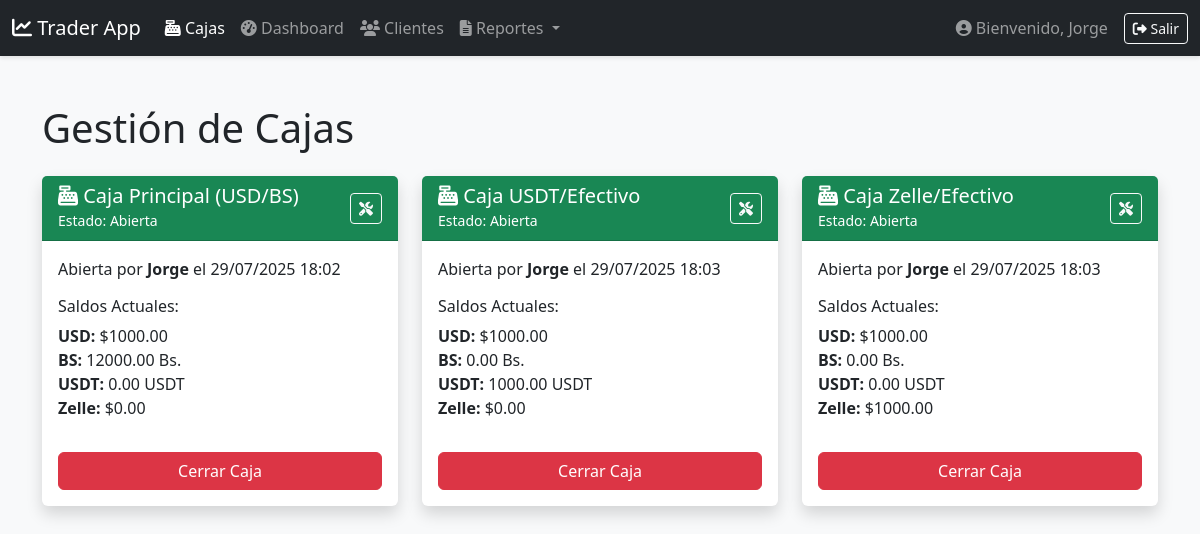
Page /vaults/ (signed in) on the earlier database version.
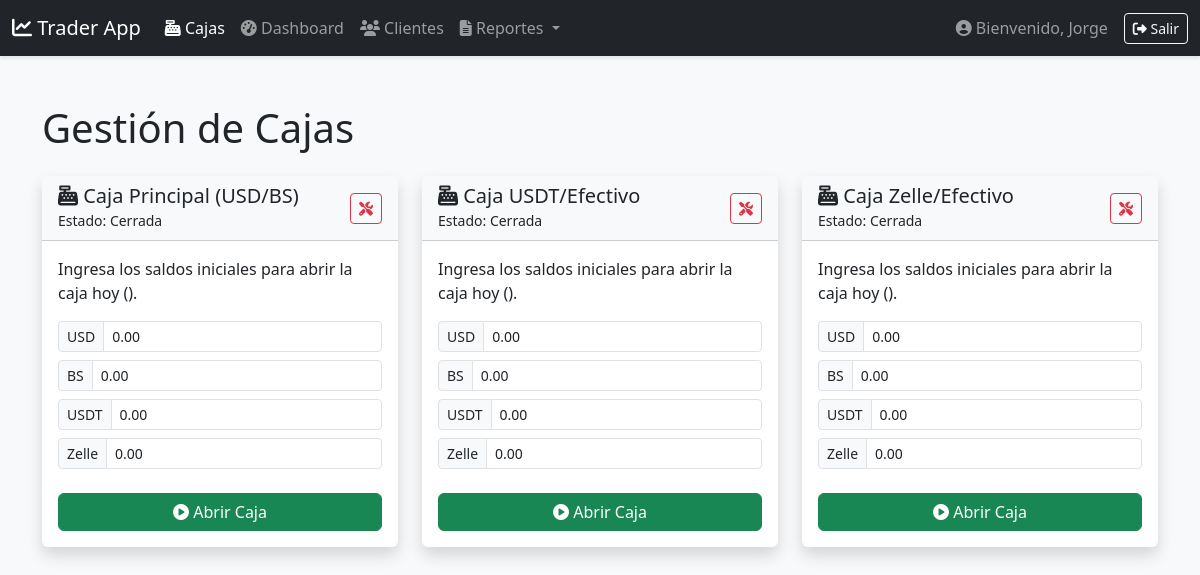
Same page on the later database version.
### exchange/models.py (models this page shows, shortened)
class CashVault(models.Model):
    name = models.CharField(max_length=100, unique=True)
    balance_usd = models.DecimalField(max_digits=12, decimal_places=2, default=0.00, verbose_name="Saldo USD (Efectivo)")
    balance_bs = models.DecimalField(max_digits=12, decimal_places=2, default=0.00, verbose_name="Saldo Bolívares")
    balance_usdt = models.DecimalField(max_digits=12, decimal_places=2, default=0.00, verbose_name="Saldo USDT")
    balance_zelle = models.DecimalField(max_digits=12, decimal_places=2, default=0.00, verbose_name="Saldo Zelle")

class VaultSession(models.Model):
    vault = models.ForeignKey(CashVault, on_delete=models.CASCADE, related_name='sessions')
    date = models.DateField(verbose_name="Fecha de la Jornada")
    status = models.CharField(max_length=10, choices=[('open', 'Abierta'), ('closed', 'Cerrada')], default='closed')
    opening_balance_usd = models.DecimalField(max_digits=12, decimal_places=2)
    opening_balance_bs = models.DecimalField(max_digits=12, decimal_places=2)
    opening_balance_usdt = models.DecimalField(max_digits=12, decimal_places=2)
    opening_balance_zelle = models.DecimalField(max_digits=12, decimal_places=2)
    closing_balance_usd = models.DecimalField(max_digits=12, decimal_places=2, null=True, blank=True)
    closing_balance_bs = models.DecimalField(max_digits=12, decimal_places=2, null=True, blank=True)
    closing_balance_usdt = models.DecimalField(max_digits=12, decimal_places=2, null=True, blank=True)
    closing_balance_zelle = models.DecimalField(max_digits=12, decimal_places=2, null=True, blank=True)
    opened_by = models.ForeignKey(User, related_name='sessions_opened_vault', on_delete=models.SET_NULL, null=True)
    closed_by = models.ForeignKey(User, related_name='sessions_closed_vault', on_delete=models.SET_NULL, null=True, blank=True)
    opened_at = models.DateTimeField(auto_now_add=True)
    closed_at = models.DateTimeField(null=True, blank=True)
    class Meta:
        unique_together = ('vault', 'date')
        ordering = ['-date']

class User(AbstractUser):
    ROLE_CHOICES = (
        ('admin', 'Administrador'),
        ('operator', 'Operador'),
    )
    role = models.CharField(max_length=10, choices=ROLE_CHOICES, default='operator')

### exchange/views.py (the view)
# urls.py: path('vaults/', VaultManagementView.as_view(), name='vault-management'),
class VaultManagementView(LoginRequiredMixin, AdminRequiredMixin, View):
    template_name = 'exchange/vault_management.html'
    def get(self, request, *args, **kwargs):
        vaults = CashVault.objects.all()
        active_sessions = {s.vault_id: s for s in VaultSession.objects.filter(status='open')}
        sessions_today = {
            s.vault_id: s for s in VaultSession.objects.filter(date=timezone.localdate())
        }
        context = {
            'page_title': 'Gestión de Cajas',
            'vaults': vaults,
            'active_sessions': active_sessions,
            'sessions_today': sessions_today,
        }
        return render(request, self.template_name, context)

### exchange/templatetags/exchange_extras.py (called while the page is built)
@register.filter
def get_item(dictionary, key):
    return dictionary.get(key)

### exchange/views.py (called while the page is built)
    def test_func(self):
        return self.request.user.is_authenticated and self.request.user.role == 'admin'

### exchange/templates/exchange/vault_management.html (shortened to what the changed rows need)
{% extends "base.html" %}
{% load exchange_extras %}
{% block content %}
<div class="container mt-4">
    <h1 class="mb-4">{{ page_title }}</h1>
    <div class="row">
        {% for vault in vaults %}
            <div class="col-lg-4 col-md-6 mb-4">
                {% with active_session=active_sessions|get_item:vault.id session_today=sessions_today|get_item:vault.id %}
                    <div class="card h-100 shadow {% if active_session %}border-success{% else %}border-secondary{% endif %}">
                        <div class="card-header d-flex justify-content-between align-items-center {% if active_session %}bg-success text-white{% else %}bg-light{% endif %}">
                            <div>
                                <h5 class="mb-0"><i class="fas fa-cash-register"></i> {{ vault.name }}</h5>
                                <small class="fw-normal">Estado: {% if active_session %}Abierta{% else %}Cerrada{% endif %}</small>
                            </div>
                            <a href="{% url 'vault-adjustment' vault.id %}" class="btn btn-sm {% if active_session %}btn-outline-light{% else %}btn-outline-danger{% endif %}" title="Ajuste de Emergencia">
                                <i class="fas fa-tools"></i>
                            </a>
                        </div>
                        <div class="card-body">
                            {% if active_session %}
                                <p>Abierta por <strong>{{ active_session.opened_by.username }}</strong> el {{ active_session.opened_at|date:"d/m/Y H:i" }}</p>
                                <h6 class="mt-3">Saldos Actuales:</h6>
                                <ul class="list-unstyled">
                                    <li><strong>USD:</strong> ${{ vault.balance_usd|floatformat:2 }}</li>
                                    <li><strong>BS:</strong> {{ vault.balance_bs|floatformat:2 }} Bs.</li>
                                    <li><strong>USDT:</strong> {{ vault.balance_usdt|floatformat:2 }} USDT</li>
                                    <li><strong>Zelle:</strong> ${{ vault.balance_zelle|floatformat:2 }}</li>
                                </ul>
                                <form action="{% url 'close-vault-session' vault.id %}" method="post" onsubmit="return confirm('¿Estás seguro de que quieres cerrar la caja {{ vault.name }}?');">
                                    <button type="submit" class="btn btn-danger w-100 mt-3">Cerrar Caja</button>
                                </form>
                            {% else %}
                                {% if session_today %}
                                    {% if session_today.status == 'closed' %}
                                        <div class="alert alert-secondary text-center h-100 d-flex flex-column justify-content-center">
                                            <p class="mb-2">Esta caja fue cerrada hoy.</p>
                                            <p class="mb-3"><small>¿Deseas continuar operando?</small></p>
                                            <form action="{% url 'reopen-vault-session' session_today.id %}" method="post" onsubmit="return confirm('¿Estás seguro de que quieres reabrir la caja {{ vault.name }}? Se restaurarán los saldos de cierre.');">
                                                {% csrf_token %}
                                                <button type="submit" class="btn btn-warning">
                                                    <i class="fas fa-undo"></i> Reabrir Caja
                                                </button>
                                            </form>
                                        </div>
                                    {% else %}
                                        <div class="alert alert-info h-100 d-flex align-items-center justify-content-center">
                                            Esta caja está actualmente en uso.
                                        </div>
                                    {% endif %}
                                {% else %}
                                    <form action="{% url 'open-vault-session' vault.id %}" method="post">
                                        <p>Ingresa los saldos iniciales para abrir la caja hoy ({{ "now"|date:"d/m/Y" }}).</p>
                                        <div class="input-group input-group-sm mb-2">
                                            <label for="opening_balance_usd" class="input-group-text input-group-text-fixed-width">USD</label>
                                            <input type="number" step="0.01" id="opening_balance_usd" name="opening_balance_usd" class="form-control" value="0.00" title="Saldo inicial en USD" placeholder="Ingrese saldo en USD">
                                        </div>
                                        <div class="input-group input-group-sm mb-2">
                                            <span class="input-group-text input-group-text-fixed-width">BS</span>
                                            <input type="number" step="0.01" name="opening_balance_bs" class="form-control" value="0.00" title="Saldo inicial en BS" placeholder="Ingrese saldo en BS">
                                        </div>
                                        <div class="input-group input-group-sm mb-2">
                                            <span class="input-group-text input-group-text-fixed-width">USDT</span>
                                            <input type="number" step="0.01" name="opening_balance_usdt" class="form-control" value="0.00" title="Saldo inicial en USDT" placeholder="Ingrese saldo en USDT">
                                        </div>
                                        <div class="input-group input-group-sm mb-2">
                                            <span class="input-group-text input-group-text-zelle">Zelle</span>
                                            <input type="number" step="0.01" name="opening_balance_zelle" class="form-control" value="0.00" title="Saldo inicial en Zelle" placeholder="Ingrese saldo en Zelle">
                                        </div>
                                        <button type="submit" class="btn btn-success w-100 mt-3">
                                            <i class="fas fa-play-circle"></i> Abrir Caja
                                        </button>
                                    </form>
                                {% endif %}
                            {% endif %}
                        </div>
                    </div>
                {% endwith %}
            </div>
        {% endfor %}
    </div>
</div>
{% endblock %}

Differences in the rows shown:
removed VaultSession: opened_by.username "Jorge", opened_at "29/07/2025 18:02"
removed VaultSession: opened_by.username "Jorge", opened_at "29/07/2025 18:03"
removed VaultSession: opened_by.username "Jorge", opened_at "29/07/2025 18:03"
changed CashVault "Caja Principal (USD/BS)": opening_balance_usd (not shown) → "0.00"; opening_balance_bs (not shown) → "0.00"; opening_balance_usdt (not shown) → "0.00"; opening_balance_zelle (not shown) → "0.00"; balance_usd "1000.00" → (not shown); balance_bs "12000.00" → (not shown); balance_usdt "0.00" → (not shown); balance_zelle "0.00" → (not shown); text "Abierta Abierta por el Saldos Actuales: USD: $ BS: Bs. USDT: Zelle: $ Cerrar Caja" → "Cerrada Ingresa los saldos iniciales para abrir la caja hoy ( ). USD BS Zelle Abrir Caja"
changed CashVault "Caja USDT/Efectivo": opening_balance_usd (not shown) → "0.00"; opening_balance_bs (not shown) → "0.00"; opening_balance_usdt (not shown) → "0.00"; opening_balance_zelle (not shown) → "0.00"; balance_usd "1000.00" → (not shown); balance_bs "0.00" → (not shown); balance_usdt "1000.00" → (not shown); balance_zelle "0.00" → (not shown); text "Abierta Abierta por el Saldos Actuales: USD: $ BS: Bs. USDT: Zelle: $ Cerrar Caja" → "Cerrada Ingresa los saldos iniciales para abrir la caja hoy ( ). USD BS Zelle Abrir Caja"
changed CashVault "Caja Zelle/Efectivo": opening_balance_usd (not shown) → "0.00"; opening_balance_bs (not shown) → "0.00"; opening_balance_usdt (not shown) → "0.00"; opening_balance_zelle (not shown) → "0.00"; balance_usd "1000.00" → (not shown); balance_bs "0.00" → (not shown); balance_usdt "0.00" → (not shown); balance_zelle "1000.00" → (not shown); text "Abierta Abierta por el Saldos Actuales: USD: $ BS: Bs. USDT: Zelle: $ Cerrar Caja" → "Cerrada Ingresa los saldos iniciales para abrir la caja hoy ( ). USD BS Zelle Abrir Caja"
